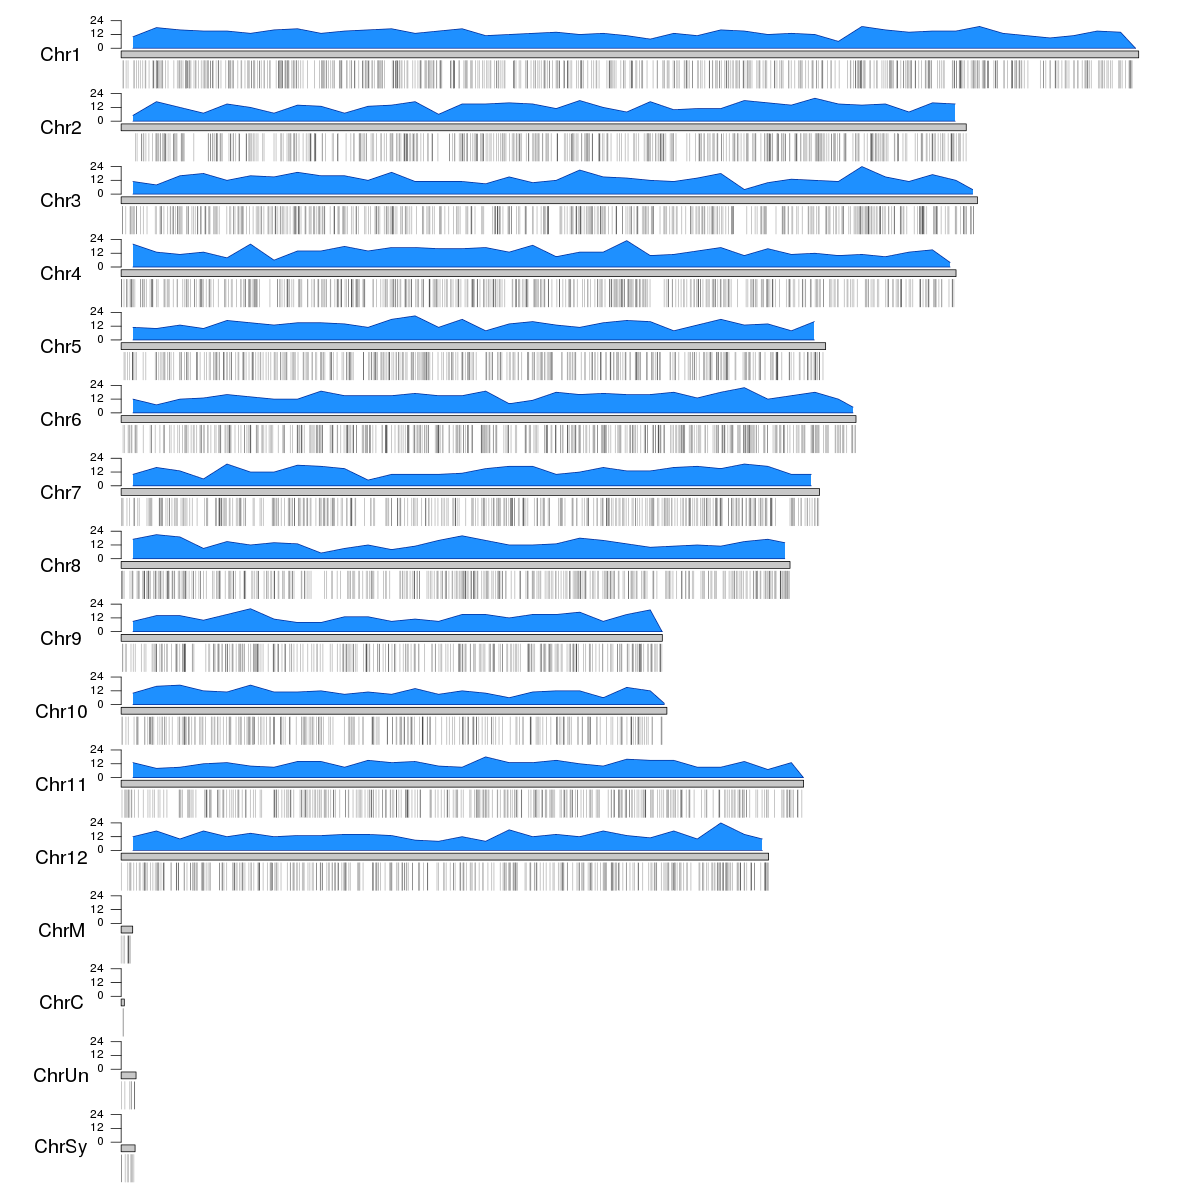

Write R code to recreate this figure.
library(karyoploteR)
library(regioneR)

BiocManager::install("BSgenome.Osativa.MSU.MSU7")

#Create 5000 regions as mock genes
genes <- createRandomRegions(5000, length.mean=3000, genome="MSU7")

kp <- plotKaryotype(genome="MSU7", plot.type=2, cex=1.6)
kp <- kpPlotDensity(kp, data=genes, col="dodgerblue")
kpAxis(kp, ymin=0, ymax=kp$latest.plot$computed.values$max.density)
kpPlotRegions(kp, data=genes, data.panel=2, col="#00000044")

png("biostars_136665.png", width=1200, height=1200)
  kp <- plotKaryotype(genome="MSU7", plot.type=2, cex=1.6)
  kp <- kpPlotDensity(kp, data=genes, col="dodgerblue")
  kpAxis(kp, ymin=0, ymax=kp$latest.plot$computed.values$max.density)
  kpPlotRegions(kp, data=genes, data.panel=2, col="#00000044")
dev.off()
